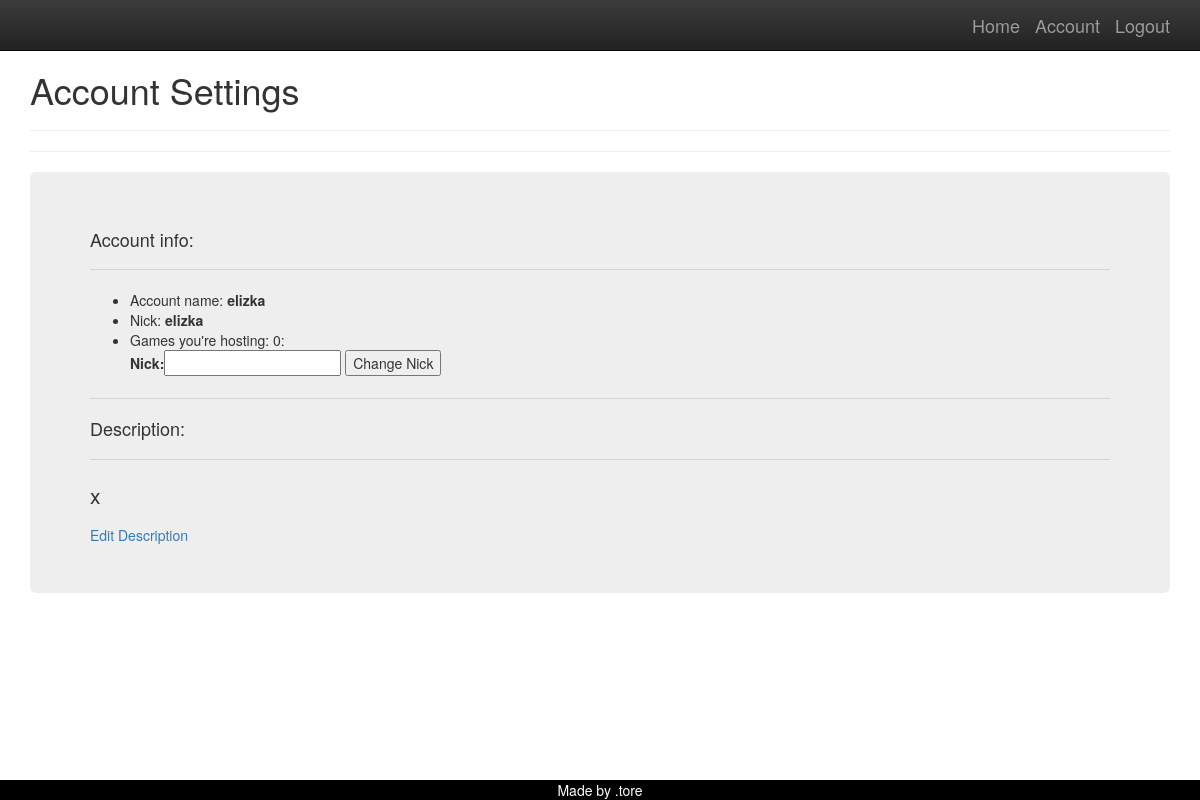
The page /player/account/dottore=pusty (signed in) on the database as committed earlier.
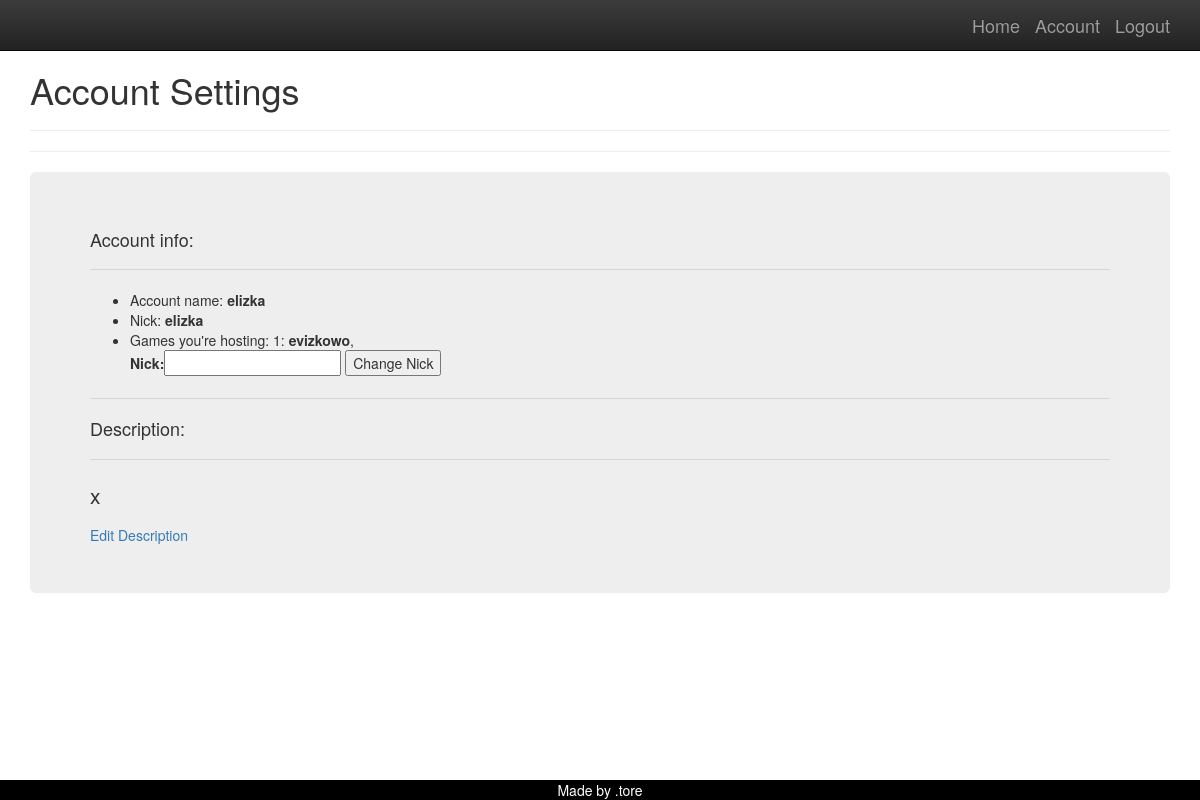
The same page on the database as committed later.
### game/models.py (models this page shows, shortened)
class Game(models.Model):
    name = models.CharField(max_length=150)
    host = models.CharField(max_length=10)
    is_played = models.BooleanField(default = False)
    max_players = models.IntegerField(default=4)
    who_is_ready = models.ManyToManyField(Player, related_name="guys_ready", blank=True)
    who_is_playing = models.ManyToManyField(Player, related_name="guys_playing", blank=True)
    turn = models.IntegerField(default=1)
    turn_of_player = models.ForeignKey(Player, on_delete=models.CASCADE, related_name='czyja_tura', blank=True, null=True)

### player/views.py (the view)
# urls.py: path('account/<str:acc>=<str:notif>', account, name="player_account"),
@login_required
def account(request, acc, notif):
    usr =request.user
    player = Player.objects.get(parent=usr.username)
    form = ChangeNick
    hs = Game.objects.filter(host=player.nick)
    hs_nr = hs.count()
    noti = Notification.objects.get(name=notif)
    desc = player.description
    args = {'player':player,'form':form, 'games':hs, 'games_nr':hs_nr,'notification':noti.note, 'description':desc}
    return render(request, 'player/player_account.html', args)

### player/models.py (called while the page is built)
    def __str__(self):
        return self.nick

### templates/player/player_account.html (shortened to what this page needs)
{% extends 'base.html' %}
{% block content %}
<h1>Account Settings</h1>
<hr>
<hr>
<div class = 'jumbotron'>
    <h4>Account info:</h4>
    <hr>
    <ul>
        <li>Account name:<strong> {{user.username}}</strong></li>
        <li>Nick: <strong>{{player}}</strong></li>
        <li>
            Games you're hosting: {{games_nr}}: {% for g in games %}
            <strong>{{g.name}}</strong>,
            {% endfor %}
        </li>
        <form method ="POST" action = '{% url 'change_nick' %}'>
{{form}}
    <button type = 'submit' name="create" value = 'ok'>Change Nick</button>
       </form>
    </ul>
    <hr>
    <h4> Description:</h4>
    <hr>
    <p>
        {{description}}
    </p>
    <a href='{% url "edit_description" user.username%}'>Edit Description</a>
</div>
</div>
{% endblock %}

Rows that differ between the two databases and show on the page:
added Game: name "evizkowo"
Other text that changed with them:
{{ games_nr }}: "0" → "1"
